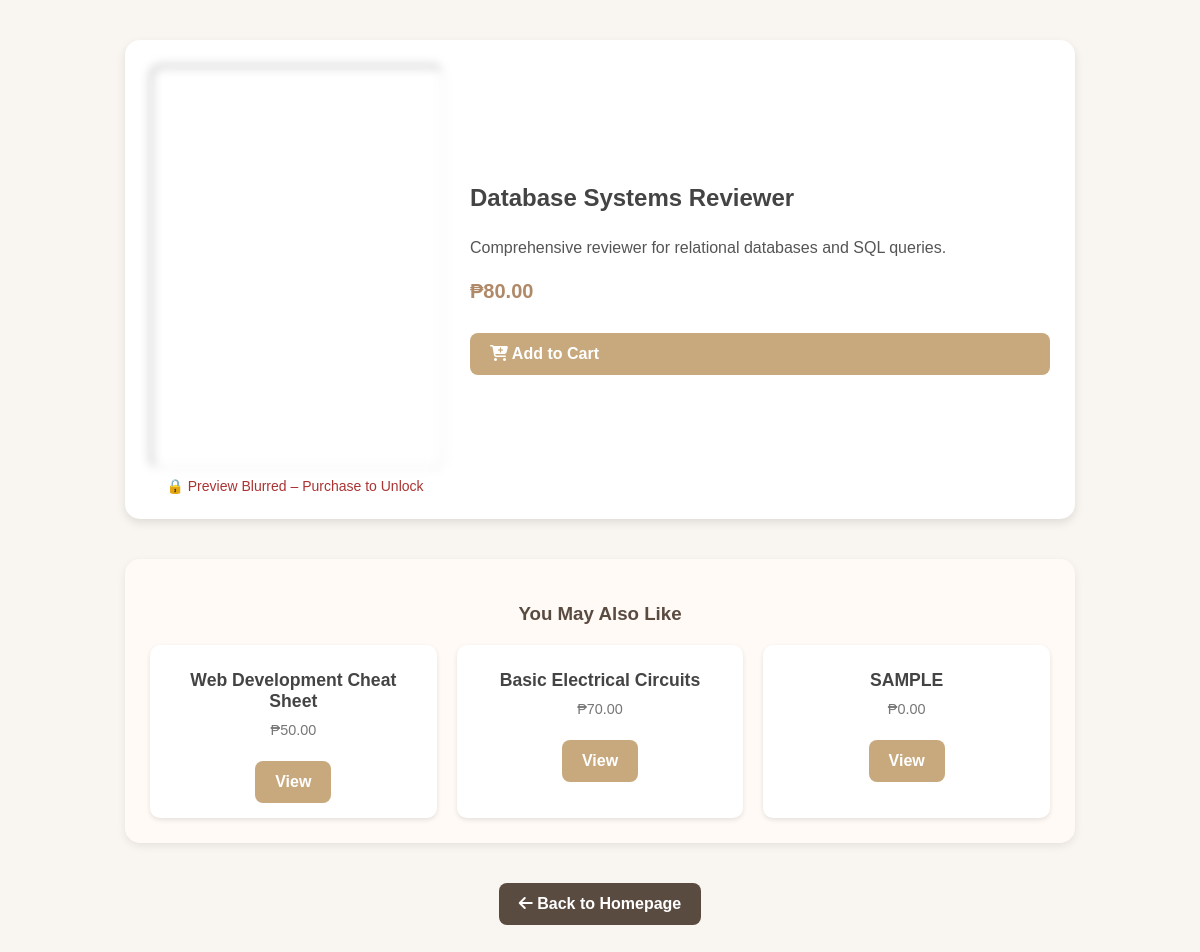
Screenshot of /product_details.php?id=1 with the database file from the repository.
### tables this page shows
CREATE TABLE `products` (
  `id` int(11) NOT NULL,
  `title` varchar(100) DEFAULT NULL,
  `description` text DEFAULT NULL,
  `price` decimal(10,2) DEFAULT NULL,
  `seller_email` varchar(255) NOT NULL,
  `course` varchar(100) NOT NULL,
  `file_path` varchar(255) DEFAULT NULL,
  `note_link` varchar(500) DEFAULT NULL,
  `status` varchar(20) DEFAULT 'pending'
);

### product_details.php (the view, shortened to what this page needs)
<?php
include("config.php");
$id = (int) $_GET['id'];
$result = mysqli_query($conn, "SELECT * FROM products WHERE id=$id LIMIT 1");
$product = mysqli_fetch_assoc($result);
$suggestions = mysqli_query($conn, "SELECT * FROM products WHERE id != $id ORDER BY RAND() LIMIT 3");
?>
<!DOCTYPE html>
<html lang="en">
<head>
   <link rel="stylesheet" href="https://cdnjs.cloudflare.com/ajax/libs/font-awesome/6.4.0/css/all.min.css">
</head>
<body>
   <div class="container">
      <div class="product-image">
         <?php if (!empty($product['file_path'])): ?>
            <iframe src="<?php echo htmlspecialchars($product['file_path']); ?>#toolbar=0"
               style="width:100%; height:400px; filter: blur(5px); pointer-events:none; border-radius:12px;">
            </iframe>
            <div style="text-align:center; margin-top:5px; color:#a33; font-size:14px;">
               🔒 Preview Blurred – Purchase to Unlock
            </div>
         <?php endif; ?>
      </div>
      <div class="product-details">
         <h2><?php echo htmlspecialchars($product['title']); ?></h2>
         <p><?php echo nl2br(htmlspecialchars($product['description'])); ?></p>
         <p class="price">₱<?php echo number_format($product['price'], 2); ?></p>
         <a href="cart.php?id=<?php echo $product['id']; ?>" class="btn">
            <i class="fa fa-cart-plus"></i> Add to Cart
         </a>
      </div>
   </div>
   <div class="suggestions">
      <h3>You May Also Like</h3>
      <div class="suggestion-list">
         <?php while ($row = mysqli_fetch_assoc($suggestions)): ?>
            <div class="suggestion-card">
               <h4><?php echo htmlspecialchars($row['title']); ?></h4>
               <p>₱<?php echo number_format($row['price'], 2); ?></p>
               <a href="product_details.php?id=<?php echo $row['id']; ?>" class="btn">View</a>
            </div>
         <?php endwhile; ?>
      </div>
   </div>
   <a href="products.php" class="back-btn"><i class="fa fa-arrow-left"></i> Back to Homepage</a>
</body>
</html>

### product_details.php (style rules this page uses)
body { font-family: 'Poppins', sans-serif; background: #f9f6f1; margin: 0; padding: 0; }
.container { max-width: 900px; margin: 40px auto; background: #fff; border-radius: 15px; padding: 25px; box-shadow: 0px 4px 10px rgba(0, 0, 0, 0.1); display: flex; gap: 30px; }
.product-image { flex: 1; }
.product-image iframe, .product-image img { width: 100%; max-height: 400px; object-fit: cover; border-radius: 12px; }
.product-details { flex: 2; display: flex; flex-direction: column; justify-content: center; }
h2 { margin-top: 0; color: #444; }
p { color: #555; margin: 8px 0; }
.price { font-size: 20px; font-weight: bold; color: #b08968; margin: 15px 0; }
.btn { display: inline-block; padding: 12px 20px; margin-top: 15px; background: #c8a97e; color: white; text-decoration: none; border-radius: 8px; font-weight: bold; transition: background 0.3s ease; }
.suggestions { max-width: 900px; margin: 40px auto; background: #fffaf5; padding: 25px; border-radius: 15px; box-shadow: 0px 3px 8px rgba(0, 0, 0, 0.08); }
.suggestions h3 { margin-bottom: 20px; color: #5a4b41; text-align: center; }
.suggestion-list { display: grid; grid-template-columns: repeat(auto-fit, minmax(250px, 1fr)); gap: 20px; }
.suggestion-card { background: #fff; padding: 15px; border-radius: 10px; box-shadow: 0 2px 5px rgba(0,0,0,0.1); transition: transform 0.2s; text-align: center; }
.suggestion-card h4 { color: #444; font-size: 1.1rem; margin: 10px 0; }
.suggestion-card p { color: #777; font-size: 0.9rem; }
.back-btn { display: block; width: fit-content; margin: 40px auto; text-align: center; background: #5a4b41; color: #fff; padding: 12px 20px; border-radius: 8px; text-decoration: none; font-weight: bold; transition: background 0.3s; }

### rows the page displays
products: title "Database Systems Reviewer", description "Comprehensive reviewer for relational databases and SQL queries.", price "80.00"
products: title "Web Development Cheat Sheet", price "50.00"
products: title "Basic Electrical Circuits", price "70.00"
products: title "SAMPLE", price "0.00"
